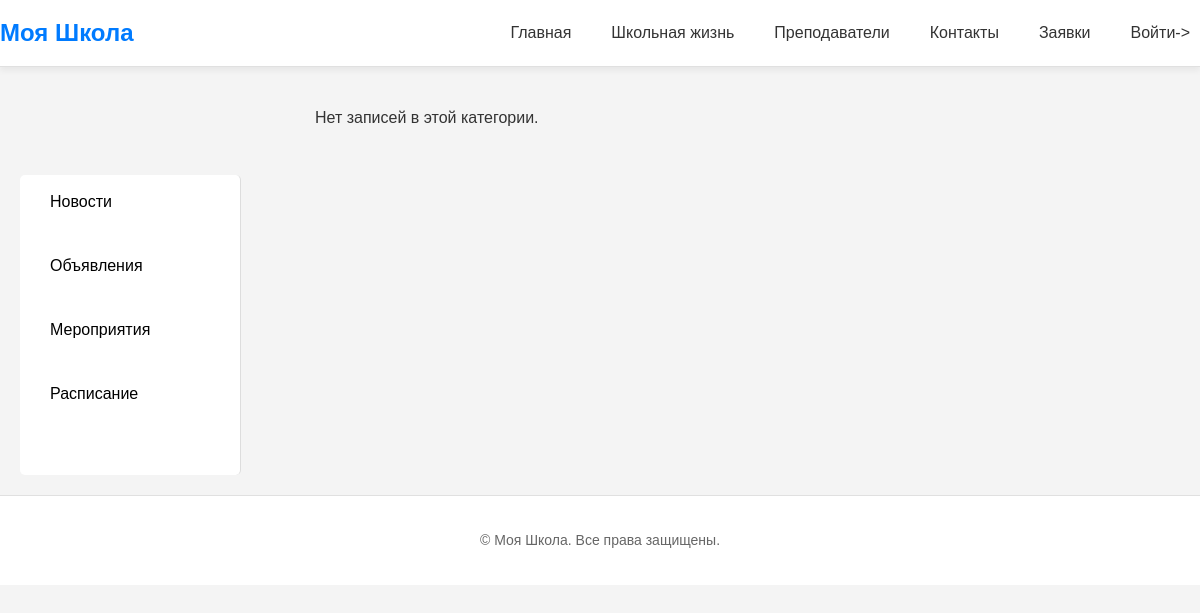
The page /school_life/announce/ on the database as committed earlier.
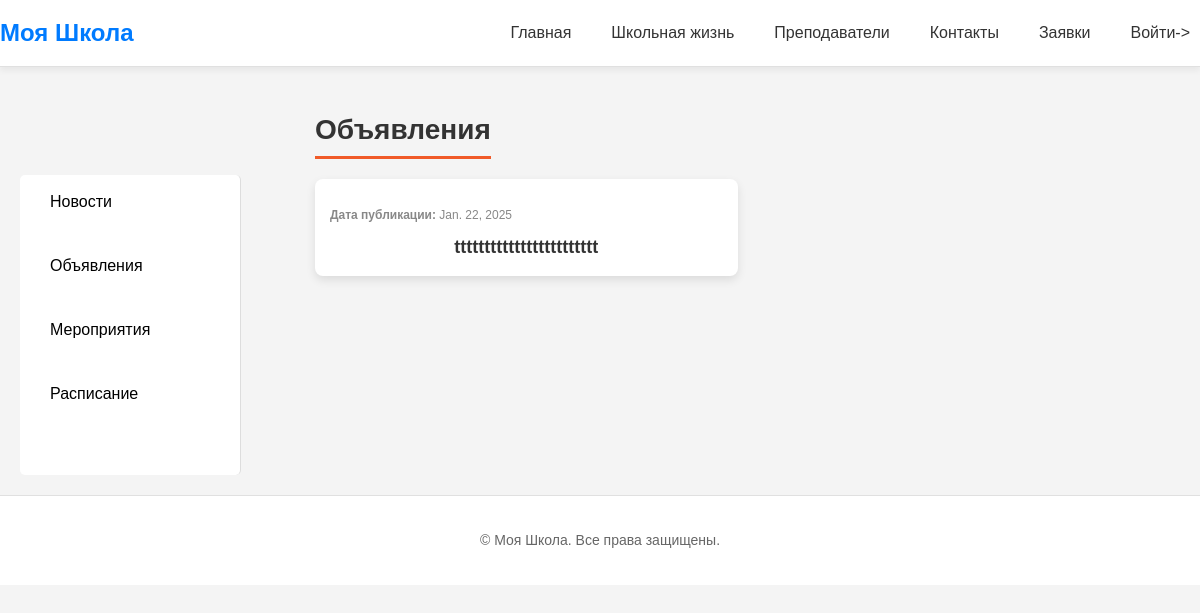
The same page on the database as committed later.
### school/models.py (models this page shows, shortened)
class Blog(models.Model):
    CATEGORY_CHOICES = [
        ('news', 'Новости'),
        ('announce', 'Объявления'),
        ('event', 'Мероприятия'),
        ('schedule', 'Расписание'),
    ]
    category = models.CharField(max_length=100, choices=CATEGORY_CHOICES, default='blog')
    title = models.CharField(max_length=100)
    description = models.TextField()
    pub_date = models.DateField('date published')
    image = models.ImageField(upload_to='images/blog', blank=True, null=True)

### school/views.py (the view)
# urls.py: path('school_life/<str:category>/', views.school_life_view, name='school_life'),
def school_life_view(request, category=None):
    categories = Blog.CATEGORY_CHOICES
    if category:
        blogs = Blog.objects.filter(category=category)
        current_category = dict(categories).get(category)
    else:
        blogs = Blog.objects.all()
        current_category = None
    return render(request, 'school_life/school_life.html', {
        'categories': categories,
        'blogs': blogs,
        'current_category': current_category,
    })

### templates/school_life/school_life.html (shortened to what this page needs)
{% extends 'index.html' %}
{% block content %}
<div class="layout-container">
    <aside class="sidebar">
        {% include 'school_life/menu.html' %}
    </aside>
    <main class="main-content">
        {% if blogs %}
            {% if current_category %}
                <h1 class="category-title">{{ current_category }}</h1>
            {% else %}
                <h1 class="category-title">Все записи</h1>
            {% endif %}
            <div class="blog-list">
                {% for blog in blogs %}
                    <div class="blog-item">
                        <div class="blog-content">
                            <p class="blog-date"><strong>Дата публикации:</strong> {{ blog.pub_date }}</p>
                            <h2 class="blog-title">
                                <a href="{% url 'blog_detail' blog.id %}">{{ blog.title }}</a>
                            </h2>
                        </div>
                    </div>
                {% endfor %}
        {% else %}
            <p>Нет записей в этой категории.</p>
        {% endif %}
    </main>
</div>
{% endblock %}

Rows that differ between the two databases and show on the page:
added Blog: pub_date "Jan. 22, 2025", title "tttttttttttttttttttttttt"
Other text that changed with them:
{{ current_category }}: (not shown) → "Объявления"
text no longer shown: "Нет записей в этой категории."
